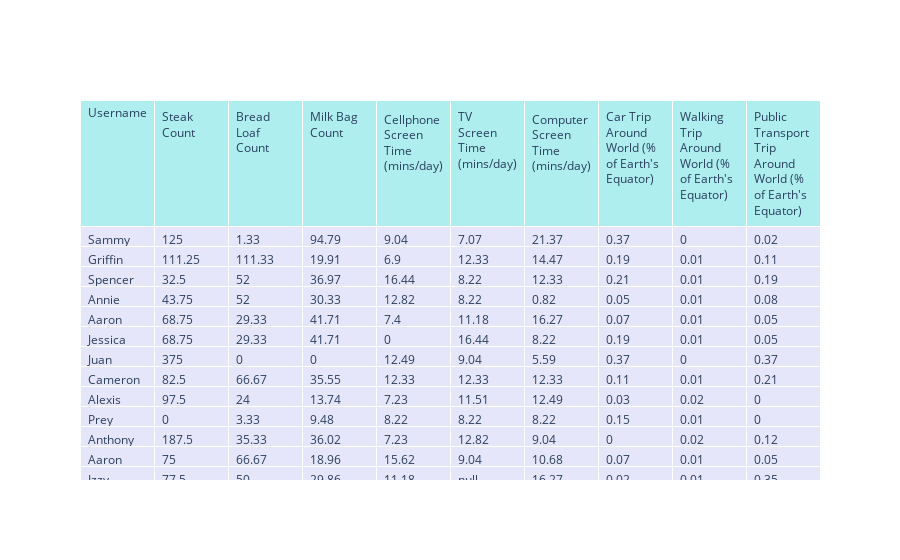
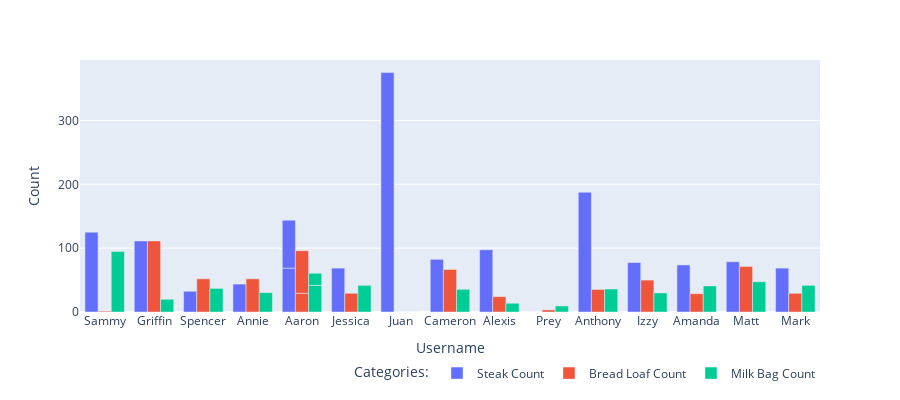
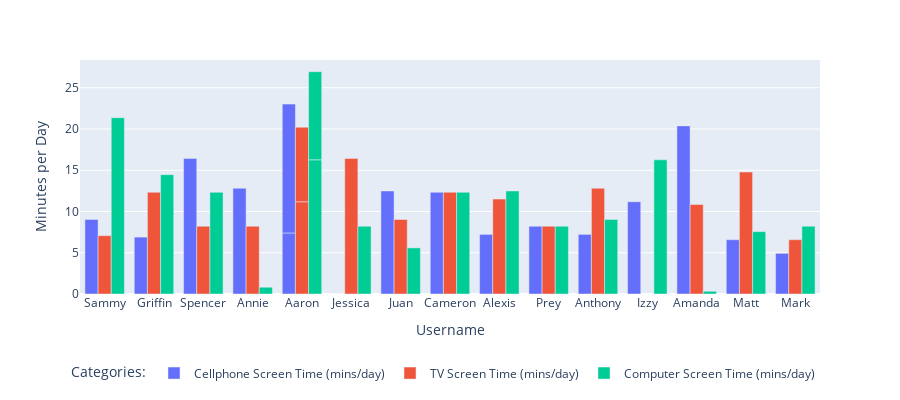
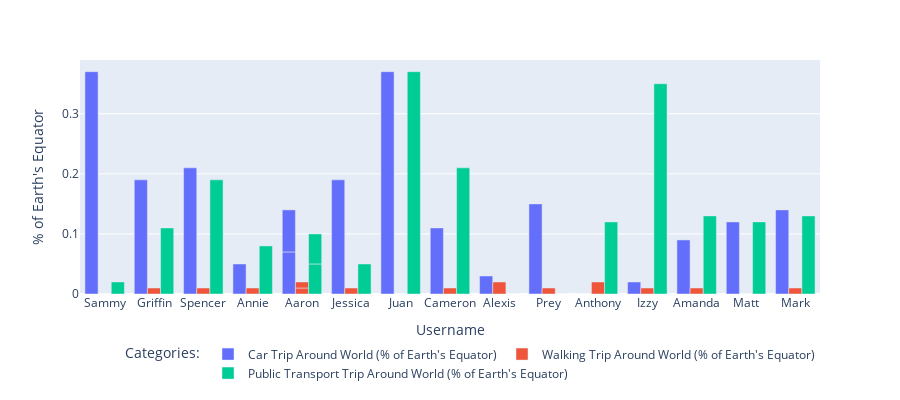

These figures' notebook cell, in order:
### Markdown cell above
Conversion of Resource Usage to Illustrative Units

### Code cell
# A 2D array is initialized and populated for every row of raw data, whereby each value is converted to their corresponding predefined units
equivalentData = []
for i in df.index:
    newRow = {}
    newRow['Username'] = df['username'][i]
    # Red meat consumed in pounds is converted to an amount in steaks (based on the average weight of a steak)
    newRow['Steak Count'] = df['red_meat_pounds'][i] / 0.8
    # Grains consumed in pounds is converted to an amount in bread loaves (based on the average weight of a bread loaves)
    newRow['Bread Loaf Count'] = df['grains_pounds'][i] / 1.5
    # Dairy consumed in pounds is converted to an amount in milk bags (based on the average weight of a milk bag)
    newRow['Milk Bag Count'] = df['dairy_pounds'][i] / 2.11
    # Amount of hours spent on the cellphone is converted to the time in minutes spent on the cellphone per day (avaraged over the year)
    newRow['Cellphone Screen Time (mins/day)'] = df['cellphone_hours'][i] / 365 * 60
    # Amount of hours spent on the TV is converted to the time in minutes spent on the TV per day (avaraged over the year)
    newRow['TV Screen Time (mins/day)'] = df['tv_hours'][i] / 365 * 60
    # Amount of hours spent on the computer is converted to the time in minutes spent on the computer per day (avaraged over the year)
    newRow['Computer Screen Time (mins/day)'] = df['computer_hours'][i] / 365 * 60
    # Amount of hours spent travelling in a car is converted to the percentage travelled around Earth's equator (assuming a constant speed of 100 km/hr)
    newRow['Car Trip Around World (% of Earth\'s Equator)'] = df['car_hours'][i] * 100 / 40075
    # Amount of hours spent walking is converted to the percentage travelled around Earth's equator (assuming a constant speed of 5 km/hr)
    newRow['Walking Trip Around World (% of Earth\'s Equator)'] = df['walking_hours'][i] * 5 / 40075
    # Amount of hours spent travelling via public transportation is converted to the percentage travelled around Earth's equator (assuming a constant speed of 100 km/hr)
    newRow['Public Transport Trip Around World (% of Earth\'s Equator)'] = df['public_transport_hours'][i] * 100 / 40075
    equivalentData.append(newRow)

# The 2D array is converted to a DataFrame
df2 = pd.DataFrame(equivalentData)

# Values are rounded to two decimal places
df2 = df2.round(2)

# The DataFrame is visualized with plotly's table method
fig = go.Figure(data=[go.Table(
    header=dict(values=list(df2.columns),
                fill_color='paleturquoise',
                align='left'),
    cells=dict(values=[df2['Username'], df2['Steak Count'], df2['Bread Loaf Count'], df2['Milk Bag Count'], df2['Cellphone Screen Time (mins/day)'], df2['TV Screen Time (mins/day)'], df2['Computer Screen Time (mins/day)'], df2['Car Trip Around World (% of Earth\'s Equator)'], df2['Walking Trip Around World (% of Earth\'s Equator)'], df2['Public Transport Trip Around World (% of Earth\'s Equator)']], 
               fill_color='lavender',
               align='left'))
])
fig.show()

# Three clustered bar charts are constructed to comparitavely illustrate usage among people

fig = px.bar(df2, x="Username", y=['Steak Count', 'Bread Loaf Count', 'Milk Bag Count'],
             labels={"value": "Count","variable": "Categories:"},
             barmode='group',
             height=400)

fig.update_layout(legend=dict(
    orientation = 'h',
    yanchor="bottom",
    y=-0.3,
    xanchor="right",
    x=1
))

fig.show()

fig = px.bar(df2, x="Username", y=['Cellphone Screen Time (mins/day)', 'TV Screen Time (mins/day)', 'Computer Screen Time (mins/day)'],
             labels={"value": "Minutes per Day","variable": "Categories:"},
             barmode='group',
             height=400)

fig.update_layout(legend=dict(
    orientation = 'h',
    yanchor="bottom",
    y=-0.4,
    xanchor="right",
    x=1
))

fig.show()

fig = px.bar(df2, x="Username", y=['Car Trip Around World (% of Earth\'s Equator)', 'Walking Trip Around World (% of Earth\'s Equator)', 'Public Transport Trip Around World (% of Earth\'s Equator)'],
             labels={"value": "% of Earth's Equator","variable": "Categories:"},
             barmode='group',
             height=400)

fig.update_layout(legend=dict(
    orientation = 'h',
    yanchor="bottom",
    y=-0.4,
    xanchor="right",
    x=1
))

fig.show()

### Figure 1 — Plotly figure (JSON) as saved in the notebook; plotly's stock layout.template omitted (floating-point values rounded to 4 significant figures; data arrays with more than 128 entries replaced by an {"elided": "..."} marker saying what was removed)
{"data": [{"cells": {"align": "left", "fill": {"color": "lavender"}, "values": {"elided": "10x16 mixed values"}}, "header": {"align": "left", "fill": {"color": "paleturquoise"}, "values": ["Username", "Steak Count", "Bread Loaf Count", "Milk Bag Count", "Cellphone Screen Time (mins/day)", "TV Screen Time (mins/day)", "Computer Screen Time (mins/day)", "Car Trip Around World (% of Earth's Equator)", "Walking Trip Around World (% of Earth's Equator)", "Public Transport Trip Around World (% of Earth's Equator)"]}, "type": "table"}], "layout": {}}

### Figure 2 — Plotly figure (JSON) as saved in the notebook; plotly's stock layout.template omitted (floating-point values rounded to 4 significant figures)
{"data": [{"alignmentgroup": "True", "hovertemplate": "Categories:=Steak Count<br>Username=%{x}<br>Count=%{y}<extra></extra>", "legendgroup": "Steak Count", "marker": {"color": "#636efa", "pattern": {"shape": ""}}, "name": "Steak Count", "offsetgroup": "Steak Count", "orientation": "v", "showlegend": true, "textposition": "auto", "type": "bar", "x": ["Sammy", "Griffin", "Spencer", "Annie", "Aaron", "Jessica", "Juan", "Cameron", "Alexis", "Prey", "Anthony", "Aaron", "Izzy", "Amanda", "Matt", "Mark"], "xaxis": "x", "y": [125, 111.2, 32.5, 43.75, 68.75, 68.75, 375, 82.5, 97.5, 0, 187.5, 75, 77.5, 73.75, 78.75, 68.75], "yaxis": "y"}, {"alignmentgroup": "True", "hovertemplate": "Categories:=Bread Loaf Count<br>Username=%{x}<br>Count=%{y}<extra></extra>", "legendgroup": "Bread Loaf Count", "marker": {"color": "#EF553B", "pattern": {"shape": ""}}, "name": "Bread Loaf Count", "offsetgroup": "Bread Loaf Count", "orientation": "v", "showlegend": true, "textposition": "auto", "type": "bar", "x": ["Sammy", "Griffin", "Spencer", "Annie", "Aaron", "Jessica", "Juan", "Cameron", "Alexis", "Prey", "Anthony", "Aaron", "Izzy", "Amanda", "Matt", "Mark"], "xaxis": "x", "y": [1.33, 111.3, 52, 52, 29.33, 29.33, 0, 66.67, 24, 3.33, 35.33, 66.67, 50, 28.67, 71.33, 29.33], "yaxis": "y"}, {"alignmentgroup": "True", "hovertemplate": "Categories:=Milk Bag Count<br>Username=%{x}<br>Count=%{y}<extra></extra>", "legendgroup": "Milk Bag Count", "marker": {"color": "#00cc96", "pattern": {"shape": ""}}, "name": "Milk Bag Count", "offsetgroup": "Milk Bag Count", "orientation": "v", "showlegend": true, "textposition": "auto", "type": "bar", "x": ["Sammy", "Griffin", "Spencer", "Annie", "Aaron", "Jessica", "Juan", "Cameron", "Alexis", "Prey", "Anthony", "Aaron", "Izzy", "Amanda", "Matt", "Mark"], "xaxis": "x", "y": [94.79, 19.91, 36.97, 30.33, 41.71, 41.71, 0, 35.55, 13.74, 9.48, 36.02, 18.96, 29.86, 40.76, 47.39, 41.71], "yaxis": "y"}], "layout": {"barmode": "group", "height": 400, "legend": {"orientation": "h", "title": {"text": "Categories:"}, "tracegroupgap": 0, "x": 1, "xanchor": "right", "y": -0.3, "yanchor": "bottom"}, "margin": {"t": 60}, "xaxis": {"anchor": "y", "domain": [0, 1], "title": {"text": "Username"}}, "yaxis": {"anchor": "x", "domain": [0, 1], "title": {"text": "Count"}}}}

### Figure 3 — Plotly figure (JSON) as saved in the notebook; plotly's stock layout.template omitted (floating-point values rounded to 4 significant figures)
{"data": [{"alignmentgroup": "True", "hovertemplate": "Categories:=Cellphone Screen Time (mins/day)<br>Username=%{x}<br>Minutes per Day=%{y}<extra></extra>", "legendgroup": "Cellphone Screen Time (mins/day)", "marker": {"color": "#636efa", "pattern": {"shape": ""}}, "name": "Cellphone Screen Time (mins/day)", "offsetgroup": "Cellphone Screen Time (mins/day)", "orientation": "v", "showlegend": true, "textposition": "auto", "type": "bar", "x": ["Sammy", "Griffin", "Spencer", "Annie", "Aaron", "Jessica", "Juan", "Cameron", "Alexis", "Prey", "Anthony", "Aaron", "Izzy", "Amanda", "Matt", "Mark"], "xaxis": "x", "y": [9.04, 6.9, 16.44, 12.82, 7.4, 0, 12.49, 12.33, 7.23, 8.22, 7.23, 15.62, 11.18, 20.38, 6.58, 4.93], "yaxis": "y"}, {"alignmentgroup": "True", "hovertemplate": "Categories:=TV Screen Time (mins/day)<br>Username=%{x}<br>Minutes per Day=%{y}<extra></extra>", "legendgroup": "TV Screen Time (mins/day)", "marker": {"color": "#EF553B", "pattern": {"shape": ""}}, "name": "TV Screen Time (mins/day)", "offsetgroup": "TV Screen Time (mins/day)", "orientation": "v", "showlegend": true, "textposition": "auto", "type": "bar", "x": ["Sammy", "Griffin", "Spencer", "Annie", "Aaron", "Jessica", "Juan", "Cameron", "Alexis", "Prey", "Anthony", "Aaron", "Izzy", "Amanda", "Matt", "Mark"], "xaxis": "x", "y": [7.07, 12.33, 8.22, 8.22, 11.18, 16.44, 9.04, 12.33, 11.51, 8.22, 12.82, 9.04, null, 10.85, 14.79, 6.58], "yaxis": "y"}, {"alignmentgroup": "True", "hovertemplate": "Categories:=Computer Screen Time (mins/day)<br>Username=%{x}<br>Minutes per Day=%{y}<extra></extra>", "legendgroup": "Computer Screen Time (mins/day)", "marker": {"color": "#00cc96", "pattern": {"shape": ""}}, "name": "Computer Screen Time (mins/day)", "offsetgroup": "Computer Screen Time (mins/day)", "orientation": "v", "showlegend": true, "textposition": "auto", "type": "bar", "x": ["Sammy", "Griffin", "Spencer", "Annie", "Aaron", "Jessica", "Juan", "Cameron", "Alexis", "Prey", "Anthony", "Aaron", "Izzy", "Amanda", "Matt", "Mark"], "xaxis": "x", "y": [21.37, 14.47, 12.33, 0.82, 16.27, 8.22, 5.59, 12.33, 12.49, 8.22, 9.04, 10.68, 16.27, 0.33, 7.56, 8.22], "yaxis": "y"}], "layout": {"barmode": "group", "height": 400, "legend": {"orientation": "h", "title": {"text": "Categories:"}, "tracegroupgap": 0, "x": 1, "xanchor": "right", "y": -0.4, "yanchor": "bottom"}, "margin": {"t": 60}, "xaxis": {"anchor": "y", "domain": [0, 1], "title": {"text": "Username"}}, "yaxis": {"anchor": "x", "domain": [0, 1], "title": {"text": "Minutes per Day"}}}}

### Figure 4 — Plotly figure (JSON) as saved in the notebook; plotly's stock layout.template omitted (floating-point values rounded to 4 significant figures)
{"data": [{"alignmentgroup": "True", "hovertemplate": "Categories:=Car Trip Around World (% of Earth's Equator)<br>Username=%{x}<br>% of Earth's Equator=%{y}<extra></extra>", "legendgroup": "Car Trip Around World (% of Earth's Equator)", "marker": {"color": "#636efa", "pattern": {"shape": ""}}, "name": "Car Trip Around World (% of Earth's Equator)", "offsetgroup": "Car Trip Around World (% of Earth's Equator)", "orientation": "v", "showlegend": true, "textposition": "auto", "type": "bar", "x": ["Sammy", "Griffin", "Spencer", "Annie", "Aaron", "Jessica", "Juan", "Cameron", "Alexis", "Prey", "Anthony", "Aaron", "Izzy", "Amanda", "Matt", "Mark"], "xaxis": "x", "y": [0.37, 0.19, 0.21, 0.05, 0.07, 0.19, 0.37, 0.11, 0.03, 0.15, 0, 0.07, 0.02, 0.09, 0.12, 0.14], "yaxis": "y"}, {"alignmentgroup": "True", "hovertemplate": "Categories:=Walking Trip Around World (% of Earth's Equator)<br>Username=%{x}<br>% of Earth's Equator=%{y}<extra></extra>", "legendgroup": "Walking Trip Around World (% of Earth's Equator)", "marker": {"color": "#EF553B", "pattern": {"shape": ""}}, "name": "Walking Trip Around World (% of Earth's Equator)", "offsetgroup": "Walking Trip Around World (% of Earth's Equator)", "orientation": "v", "showlegend": true, "textposition": "auto", "type": "bar", "x": ["Sammy", "Griffin", "Spencer", "Annie", "Aaron", "Jessica", "Juan", "Cameron", "Alexis", "Prey", "Anthony", "Aaron", "Izzy", "Amanda", "Matt", "Mark"], "xaxis": "x", "y": [0, 0.01, 0.01, 0.01, 0.01, 0.01, 0, 0.01, 0.02, 0.01, 0.02, 0.01, 0.01, 0.01, 0, 0.01], "yaxis": "y"}, {"alignmentgroup": "True", "hovertemplate": "Categories:=Public Transport Trip Around World (% of Earth's Equator)<br>Username=%{x}<br>% of Earth's Equator=%{y}<extra></extra>", "legendgroup": "Public Transport Trip Around World (% of Earth's Equator)", "marker": {"color": "#00cc96", "pattern": {"shape": ""}}, "name": "Public Transport Trip Around World (% of Earth's Equator)", "offsetgroup": "Public Transport Trip Around World (% of Earth's Equator)", "orientation": "v", "showlegend": true, "textposition": "auto", "type": "bar", "x": ["Sammy", "Griffin", "Spencer", "Annie", "Aaron", "Jessica", "Juan", "Cameron", "Alexis", "Prey", "Anthony", "Aaron", "Izzy", "Amanda", "Matt", "Mark"], "xaxis": "x", "y": [0.02, 0.11, 0.19, 0.08, 0.05, 0.05, 0.37, 0.21, 0, 0, 0.12, 0.05, 0.35, 0.13, 0.12, 0.13], "yaxis": "y"}], "layout": {"barmode": "group", "height": 400, "legend": {"orientation": "h", "title": {"text": "Categories:"}, "tracegroupgap": 0, "x": 1, "xanchor": "right", "y": -0.4, "yanchor": "bottom"}, "margin": {"t": 60}, "xaxis": {"anchor": "y", "domain": [0, 1], "title": {"text": "Username"}}, "yaxis": {"anchor": "x", "domain": [0, 1], "title": {"text": "% of Earth's Equator"}}}}
